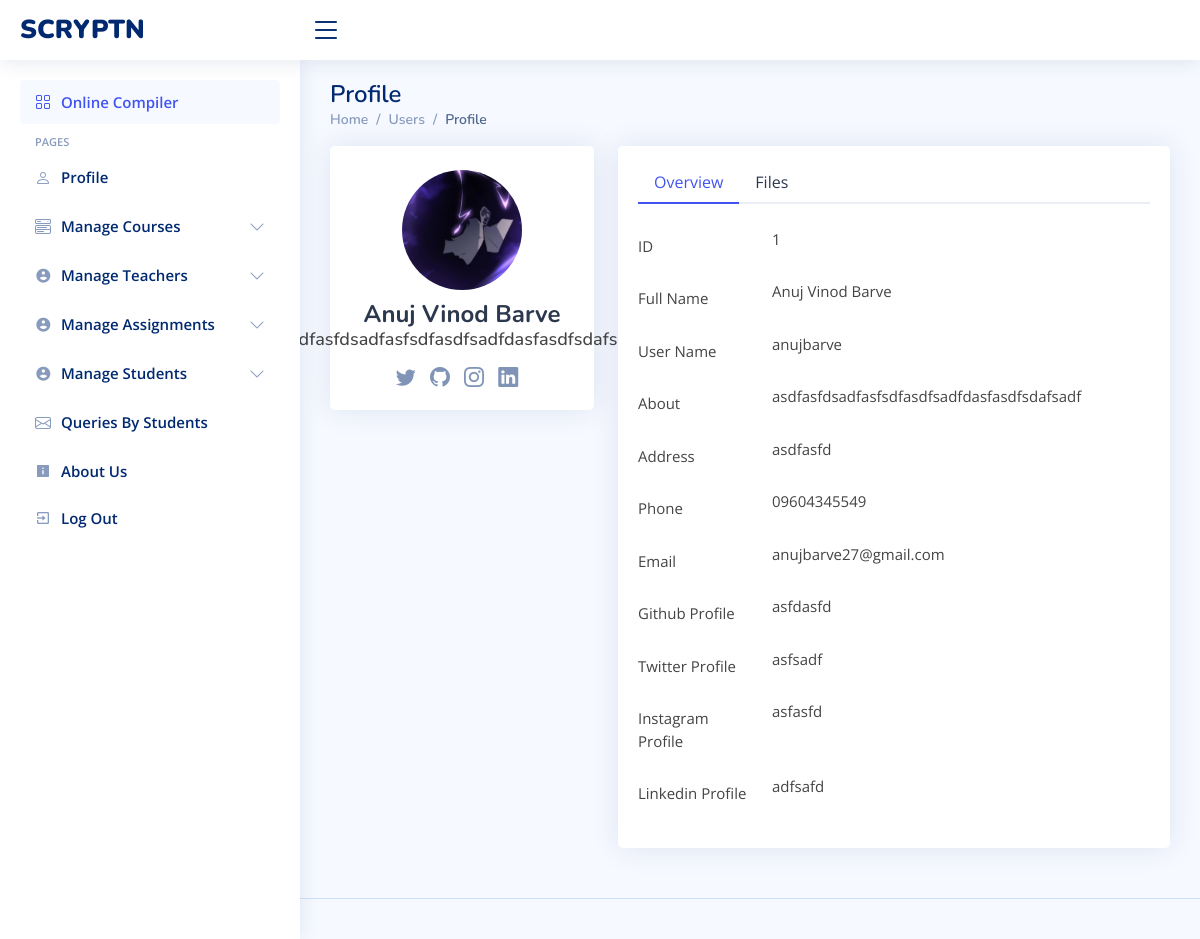
The app's page /admin/view_student.php?id=1 (signed in), older data.
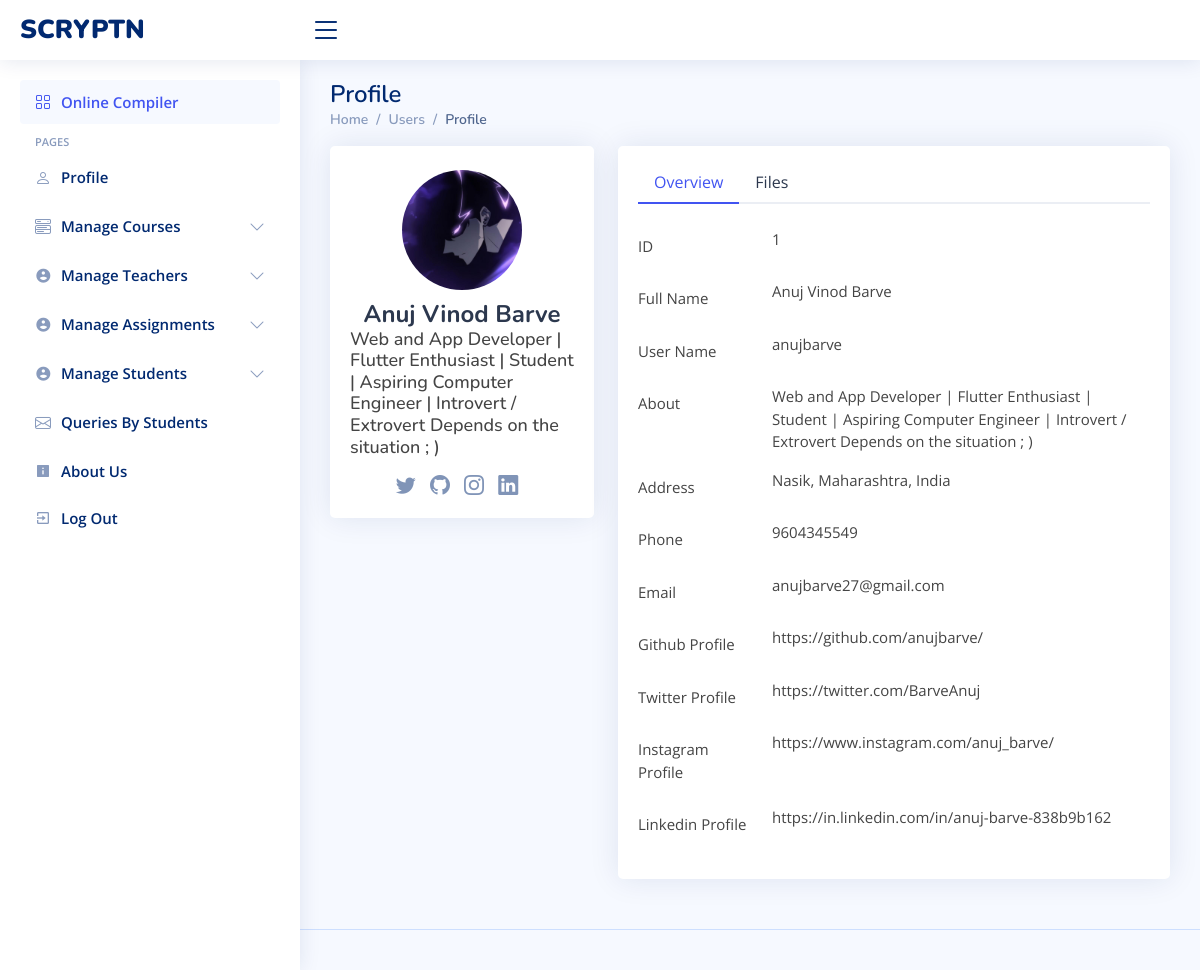
The same page, newer data.
### tables this page shows
CREATE TABLE `users` (
  `userID` int(11) NOT NULL,
  `userName` varchar(128) NOT NULL,
  `userEmail` varchar(128) NOT NULL,
  `userAddr` varchar(255) DEFAULT NULL,
  `userPhone` varchar(255) DEFAULT NULL,
  `userUid` varchar(128) NOT NULL,
  `userPwd` varchar(128) NOT NULL,
  `user_ln` text DEFAULT NULL,
  `user_gh` text DEFAULT NULL,
  `user_in` varchar(255) DEFAULT NULL,
  `user_tw` varchar(255) DEFAULT NULL,
  `user_desc` text DEFAULT NULL,
  `user_photo` varchar(255) DEFAULT NULL,
  `last_login` bigint(20) DEFAULT NULL,
  `assigned_course` int(11) DEFAULT NULL
);

### admin/view_student.php (the view, shortened to what the changed rows need)
<!DOCTYPE html>
<html lang="en">
<head>
  <link href="../assets/vendor/bootstrap/css/bootstrap.min.css" rel="stylesheet" />
  <link href="../assets/vendor/bootstrap-icons/bootstrap-icons.css" rel="stylesheet" />
  <link href="../assets/vendor/boxicons/css/boxicons.min.css" rel="stylesheet" />
  <link href="../assets/vendor/quill/quill.snow.css" rel="stylesheet" />
  <link href="../assets/vendor/quill/quill.bubble.css" rel="stylesheet" />
  <link href="../assets/vendor/remixicon/remixicon.css" rel="stylesheet" />
  <link href="../assets/vendor/simple-datatables/style.css" rel="stylesheet" />
  <link href="../assets/css/style.css" rel="stylesheet" />
</head>
<body>
  <main id="main" class="main">
    <div class="pagetitle">
      <h1>Profile</h1>
    </div>
    <section class="section profile">
      <?php
      $servername = "localhost";
      $username = "root";
      $password = "";
      $databasename = "scr";
      $conn = new mysqli(
        $servername,
        $username,
        $password,
        $databasename
      );
      $id = $_GET["id"];
      $query = "SELECT * FROM `users` WHERE userID = $id";
      $result = $conn->query($query);
      $data = $result->fetch_assoc();
      ?>
      <div class="row">
      <div class="col-xl-4">
          <div class="card">
            <div class="card-body profile-card pt-4 d-flex flex-column align-items-center">
              <img src="../inc/user-data/profile-photos/<?php if($data["user_photo"]){echo $data["user_photo"];}else{echo "default.jpg";};?>" alt="Profile" class="rounded-circle" />
              <h2><?php echo $data["userName"]; ?></h2>
              <h3><?php echo $data["user_desc"]; ?></h3>
              <div class="social-links mt-2">
                <a href="<?php echo $data["user_tw"]; ?>" class="twitter"><i class="bi bi-twitter"></i></a>
                <a href="<?php echo $data["user_gh"]; ?>" class="github"><i class="bi bi-github"></i></a>
                <a href="<?php echo $data["user_in"]; ?>" class="instagram"><i class="bi bi-instagram"></i></a>
                <a href="<?php echo $data["user_ln"]; ?>" class="linkedin"><i class="bi bi-linkedin"></i></a>
              </div>
            </div>
          </div>
        </div>
        <div class="col-xl-8">
          <div class="card">
            <div class="card-body pt-3">
              <div class="tab-content pt-2">
                <div class="tab-pane fade show profile-overview active pt-3" id="profile-overview">
                    <div class="row mb-3">
                      <label for="fullName" class="col-md-4 col-lg-3 col-form-label">Full Name</label>
                      <div class="col-md-8 col-lg-9">
                       <?php echo $data["userName"];?>
                      </div>
                    </div>
                    <div class="row mb-3">
                      <label for="fullName" class="col-md-4 col-lg-3 col-form-label">User Name</label>
                      <div class="col-md-8 col-lg-9">
                        <?php echo $data["userUid"];?>
                      </div>
                    </div>
                    <div class="row mb-3">
                      <label for="about" class="col-md-4 col-lg-3 col-form-label">About</label>
                      <div class="col-md-8 col-lg-9">
                        <?php echo $data["user_desc"];?>
                      </div>
                    </div>
                    <div class="row mb-3">
                      <label for="Address" class="col-md-4 col-lg-3 col-form-label">Address</label>
                      <div class="col-md-8 col-lg-9">
                        <?php echo $data["userAddr"];?>
                      </div>
                    </div>
                    <div class="row mb-3">
                      <label for="Phone" class="col-md-4 col-lg-3 col-form-label">Phone</label>
                      <div class="col-md-8 col-lg-9">
                        <?php echo $data["userPhone"];?>
                      </div>
                    </div>
                    <div class="row mb-3">
                      <label for="Email" class="col-md-4 col-lg-3 col-form-label">Email</label>
                      <div class="col-md-8 col-lg-9">
                        <?php echo $data["userEmail"];?>
                      </div>
                    </div>
                    <div class="row mb-3">
                      <label for="Twitter" class="col-md-4 col-lg-3 col-form-label">Github Profile</label>
                      <div class="col-md-8 col-lg-9">
                        <?php echo $data["user_gh"];?>
                      </div>
                    </div>
                    <div class="row mb-3">
                      <label for="Facebook" class="col-md-4 col-lg-3 col-form-label">Twitter Profile</label>
                      <div class="col-md-8 col-lg-9">
                        <?php echo $data["user_tw"];?>
                      </div>
                    </div>
                    <div class="row mb-3">
                      <label for="Instagram" class="col-md-4 col-lg-3 col-form-label">Instagram Profile</label>
                      <div class="col-md-8 col-lg-9">
                        <?php echo $data["user_in"];?>
                      </div>
                    </div>
                    <div class="row mb-3">
                      <label for="Linkedin" class="col-md-4 col-lg-3 col-form-label">Linkedin Profile</label>
                      <div class="col-md-8 col-lg-9">
                        <?php echo $data["user_ln"];?>
                      </div>
                    </div>
                </div>
              </div>
            </div>
          </div>
        </div>
      </div>
    </section>
  </main>
</body>
</html>

Row changes from the older to the newer data that the page shows:
changed users "Anuj Vinod Barve": user_desc "asdfasfdsadfasfsdfasdfsadfdasfasdfsdafsadf" → "Web and App Developer | Flutter Enthusiast | Student | Aspiring Computer Engineer | Introvert / Extrovert Depends on the situation ; )"; userAddr "asdfasfd" → "Nasik, Maharashtra, India"; userPhone "09604345549" → "9604345549"; user_gh "asfdasfd" → "https://github.com/anujbarve/"; user_tw "asfsadf" → "https://twitter.com/BarveAnuj"; user_in "asfasfd" → "https://www.instagram.com/anuj_barve/"; user_ln "adfsafd" → "https://in.linkedin.com/in/anuj-barve-838b9b162"
